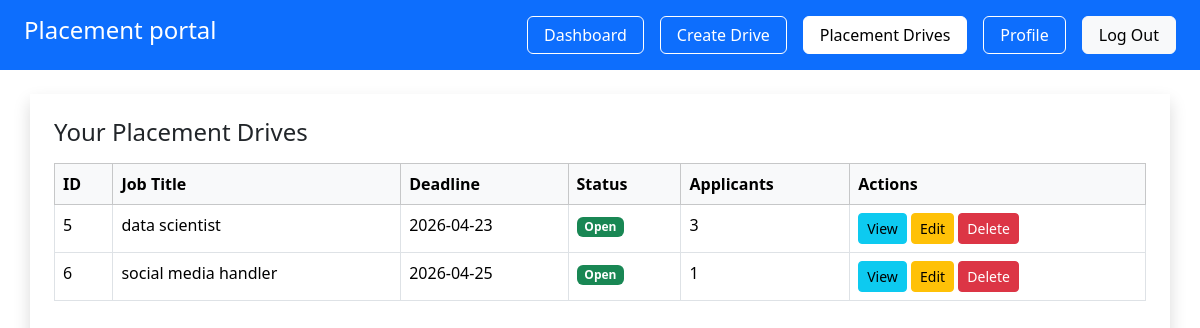
Screenshot of /company/placementdrive (signed in) with the database file from the repository.
### app/models.py (models this page shows, shortened)
class PlacementDrive(db.Model):
     __tablename__ = "placement_drives"
     id = db.Column(db.Integer, primary_key=True)
     company_id = db.Column(db.Integer, db.ForeignKey("companies.id"), nullable=False)
     job_title = db.Column(db.String(150), nullable=False )
     description = db.Column(db.Text)
     eligibility= db.Column(db.String(200))
     deadline = db.Column(db.Date)
     status = db.Column(db.String(20) , default = 'pending')
     created_at  = db.Column(db.DateTime, default=datetime.utcnow)
     company= db.relationship('Company', backref='drives')

### app/company/routes.py (the view)
@company.route('/company/placementdrive')
@login_required
def placement_drive():
    if current_user.role != "company":
        return "Unauthorized", 403
    if not current_user.company:
        return "Company profile not found", 404
    comp = current_user.company
    drives = comp.drives
    return render_template(
        'company/placement_drives.html',
        comp=comp,
        drives=drives,
    )

### app/__init__.py (called while the page is built)
@login_manager.user_loader
def load_user(user_id):
    from app.models import User
    return User.query.get(int(user_id))

### app/templates/company/placement_drives.html
{% extends 'base.html' %}
{% block content %}
  <div class="container shadow p-4 mt-4">
     <h4>Your Placement Drives</h4>
    {% if drives %}
        <table class="table table-bordered table-hover mt-3">
            <thead class="table-light">
                <tr>
                    <th>ID</th>
                    <th>Job Title</th>
                    <th>Deadline</th>
                    <th>Status</th>
                    <th>Applicants</th>
                    <th>Actions</th>
                </tr>
            </thead>
            <tbody>
                {% for drive in drives %}
                <tr>
                    <td>{{ drive.id }}</td>
                    <td>{{ drive.job_title }}</td>
                    <td>{{ drive.deadline }}</td>
                    <td>
                        {% if drive.status == "open" %}
                            <span class="badge bg-success">Open</span>
                        {% elif drive.status == "closed" %}
                            <span class="badge bg-danger">Closed</span>
                        {% else %}
                            <span class="badge bg-secondary">{{ drive.status }}</span>
                        {% endif %}
                    </td>
                    <td>{{ drive.applications|length }}</td>
                    <td>
                        <a href="/company/view/{{ drive.id }}"
                           class="btn btn-info btn-sm">View</a>
                        <a href="{{ url_for('company.edit_drive', id=drive.id) }}" class="btn btn-warning btn-sm">
                            Edit
                        </a>
                        <form action="/company/delete-drive/{{ drive.id }}"  method="POST" style="display:inline;">
                            <button type="submit" class="btn btn-danger btn-sm" onclick="return confirm('Are you sure?')">
                                Delete
                            </button>
                        </form>
                    </td>
                </tr>
                {% endfor %}
            </tbody>
        </table>
    {% else %}
        <p class="text-muted mt-3">No placement drives created yet.</p>
    {% endif %}
</div>
{% endblock %}

### rows the page displays
PlacementDrive: id "5", job_title "data scientist", deadline "2026-04-23", status "Open", applications|length "3"
PlacementDrive: id "6", job_title "social media handler", deadline "2026-04-25", status "Open", applications|length "1"
